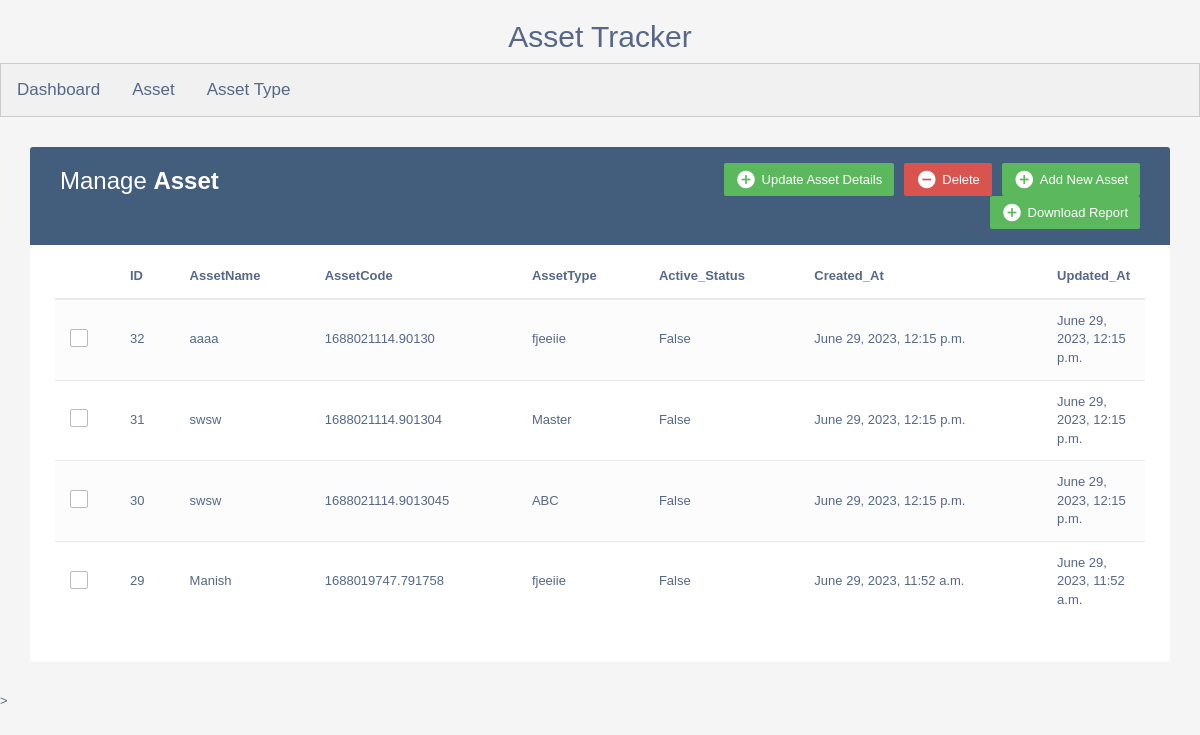
Before: /assetdata (signed in) with the older database file.
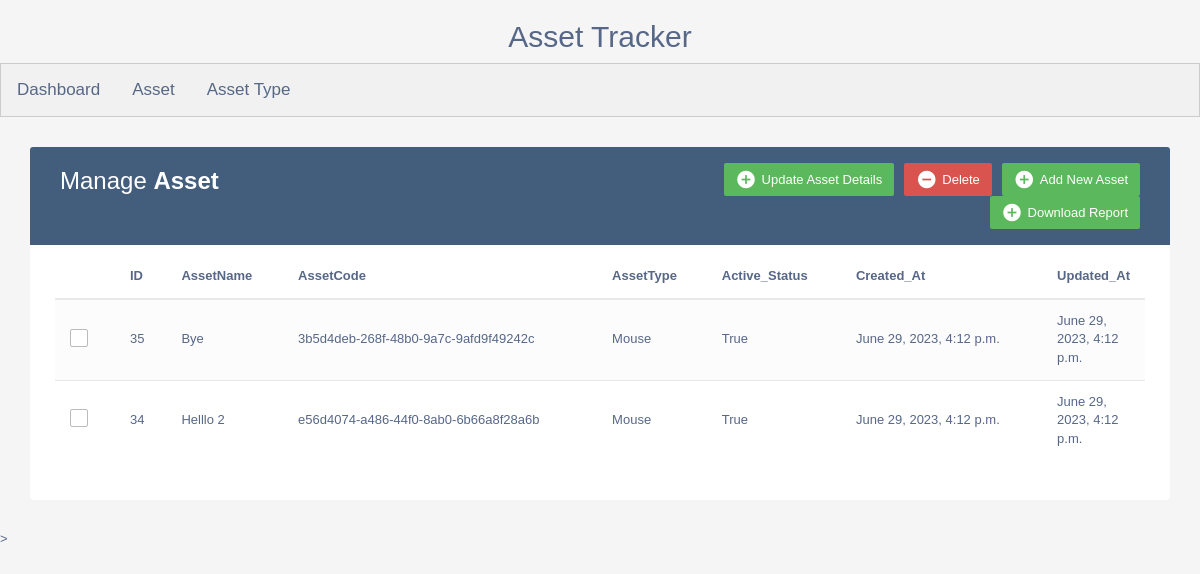
After: the same page with the newer database file.
### Asset_App/models.py (models this page shows, shortened)
class AssetModel(models.Model):
    AssetName = models.TextField()
    AssetCode = models.TextField(
         default=uuid.uuid4,
        null=False
    )
    AssetType = models.ForeignKey(
        AssetTypeModel, on_delete=models.CASCADE
    )  # Relationship establish between the Asset
    Active_Status = models.BooleanField(default=True)
    Created_At = models.DateTimeField(auto_now_add=True)
    Updated_At = models.DateTimeField(auto_now=True)

class AssetTypeModel(models.Model):
    Asset_Type = models.TextField(unique=True)
    Asset_Description = models.TextField(max_length=500)
    Created_At = models.DateTimeField(auto_now_add=True)
    Updated_At = models.DateTimeField(auto_now=True)
    def __str__(self):
        return self.Asset_Type

### Asset_App/views.py (the view)
# urls.py: path('assetdata',views.asset_data,name='assetdata'),
@login_required(login_url='admin_login')
def asset_data(request):
    result = AssetModel.objects.all().order_by("-id")
    return render(request, "Asset_Data_Table.html", context={"result": result})

### Asset_App/templates/Asset_Data_Table.html (shortened to what this page needs)
<!DOCTYPE html>
<html lang="en" xmlns="http://www.w3.org/1999/html">
<head>
<link rel="stylesheet" href="https://maxcdn.bootstrapcdn.com/font-awesome/4.7.0/css/font-awesome.min.css">
<link rel="stylesheet" href="https://maxcdn.bootstrapcdn.com/bootstrap/3.3.7/css/bootstrap.min.css">
</head>
<body>
{% include 'simple.html' %}
    <div class="container">
		<div class="table-responsive">
			<div class="table-wrapper">
				<div class="table-title">
					<div class="row">
						<div class="col-xs-6">
							<h2>Manage <b>Asset</b></h2>
						</div>
						<div class="col-xs-6">
							<a href="Asset/" class="btn btn-success" data-toggle="modal"><i class="material-icons">&#xE147;</i> <span>Add New Asset</span></a>
							<a href="delete/asset/" class="btn btn-danger" data-toggle="modal"><i class="material-icons">&#xE15C;</i> <span>Delete</span></a>
							<a href="Assetupdate/" class="btn btn-success" data-toggle="modal"><i class="material-icons">&#xE147;</i> <span>Update Asset Details</span></a>
							<a href="download/AssetModel" class="btn btn-success" data-toggle="modal"><i class="material-icons">&#xE147;</i> <span>Download Report</span></a>
						</div>
					</div>
				</div>
				<table class="table table-striped table-hover">
					<thead>
						<tr>
							<th>
							</th>
							<th>ID</th>
							<th>AssetName</th>
							<th>AssetCode</th>
							<th>AssetType</th>
							<th>Active_Status</th>
							<th>Created_At</th>
							<th>Updated_At</th>
						</tr>
					</thead>
					<tbody>
					{% for element in result %}
						<tr>
							<td>
								<span class="custom-checkbox">
									<label for="checkbox1"></label>
								</span>
							</td>
							<td>{{ element.id }}</td>
							<td>{{ element.AssetName }}</td>
							<td>{{ element.AssetCode}} </td>
							<td>{{ element.AssetType}}</td>
							<td>{{element.Active_Status}}</td>
							<td>{{ element.Created_At}}</td>
							<td>{{element.Updated_At}}</td>
						</tr>
					{% endfor %}
					</tbody>
				</table>
			</div>
		</div>
	</div>>
</body>
</html>

### Asset_App/templates/simple.html (shortened to what this page needs)
<!DOCTYPE html>
<html>
<head>
</head>
<body>
<h2 align="center">Asset Tracker</h2>
<div class="tab">
  <button class="tablinks" onclick="openCity(event, 'London')">Dashboard</button>
  <button class="tablinks" onclick="openCity(event, 'Paris')">Asset </button>
  <button class="tablinks" onclick="openCity(event, 'Tokyo')">Asset Type</button>
</div>
</body>
</html>

### Asset_App/templates/Asset_Data_Table.html (style rules this page uses)
body { color: #566787; background: #f5f5f5; font-family: 'Varela Round', sans-serif; font-size: 13px; }
.table-responsive { margin: 30px 0; }
.table-wrapper { min-width: 1000px; background: #fff; padding: 20px 25px; border-radius: 3px; box-shadow: 0 1px 1px rgba(0,0,0,.05); }
.table-title { padding-bottom: 15px; background: #435d7d; color: #fff; padding: 16px 30px; margin: -20px -25px 10px; border-radius: 3px 3px 0 0; }
.table-title h2 { margin: 5px 0 0; font-size: 24px; }
.table-title .btn { color: #fff; float: right; font-size: 13px; border: none; min-width: 50px; border-radius: 2px; border: none; outline: none !important; margin-left: 10px; }
.table-title .btn i { float: left; font-size: 21px; margin-right: 5px; }
.table-title .btn span { float: left; margin-top: 2px; }
table.table tr th, table.table tr td { border-color: #e9e9e9; padding: 12px 15px; vertical-align: middle; }
table.table tr th:first-child { width: 60px; }
table.table tr th:last-child { width: 100px; }
table.table-striped tbody tr:nth-of-type(odd) { background-color: #fcfcfc; }
.custom-checkbox { position: relative; }
.custom-checkbox label:before { width: 18px; height: 18px; }
.custom-checkbox label:before { content: ''; margin-right: 10px; display: inline-block; vertical-align: text-top; background: white; border: 1px solid #bbb; border-radius: 2px; box-sizing: border-box; z-index: 2; }

### Asset_App/templates/simple.html (style rules this page uses)
body { font-family: Arial; }
.tab { overflow: hidden; border: 1px solid #ccc; background-color: #f1f1f1; }
.tab button { background-color: inherit; float: left; border: none; outline: none; cursor: pointer; padding: 14px 16px; transition: 0.3s; font-size: 17px; }

Changed rows visible on the page:
removed AssetModel: id "32", AssetName "aaaa", AssetCode "1688021114.90130", AssetType "fjeeiie", Active_Status "False", Created_At "June 29, 2023, 12:15 p.m.", Updated_At "June 29, 2023, 12:15 p.m."
removed AssetModel: id "31", AssetName "swsw", AssetCode "1688021114.901304", AssetType "Master", Active_Status "False", Created_At "June 29, 2023, 12:15 p.m.", Updated_At "June 29, 2023, 12:15 p.m."
removed AssetModel: id "30", AssetName "swsw", AssetCode "1688021114.9013045", AssetType "ABC", Active_Status "False", Created_At "June 29, 2023, 12:15 p.m.", Updated_At "June 29, 2023, 12:15 p.m."
removed AssetModel: id "29", AssetName "Manish", AssetCode "1688019747.791758", AssetType "fjeeiie", Active_Status "False", Created_At "June 29, 2023, 11:52 a.m.", Updated_At "June 29, 2023, 11:52 a.m."
added AssetModel: id "35", AssetName "Bye", AssetCode "3b5d4deb-268f-48b0-9a7c-9afd9f49242c", AssetType "Mouse", Active_Status "True", Created_At "June 29, 2023, 4:12 p.m.", Updated_At "June 29, 2023, 4:12 p.m."
added AssetModel: id "34", AssetName "Helllo 2", AssetCode "e56d4074-a486-44f0-8ab0-6b66a8f28a6b", AssetType "Mouse", Active_Status "True", Created_At "June 29, 2023, 4:12 p.m.", Updated_At "June 29, 2023, 4:12 p.m."
